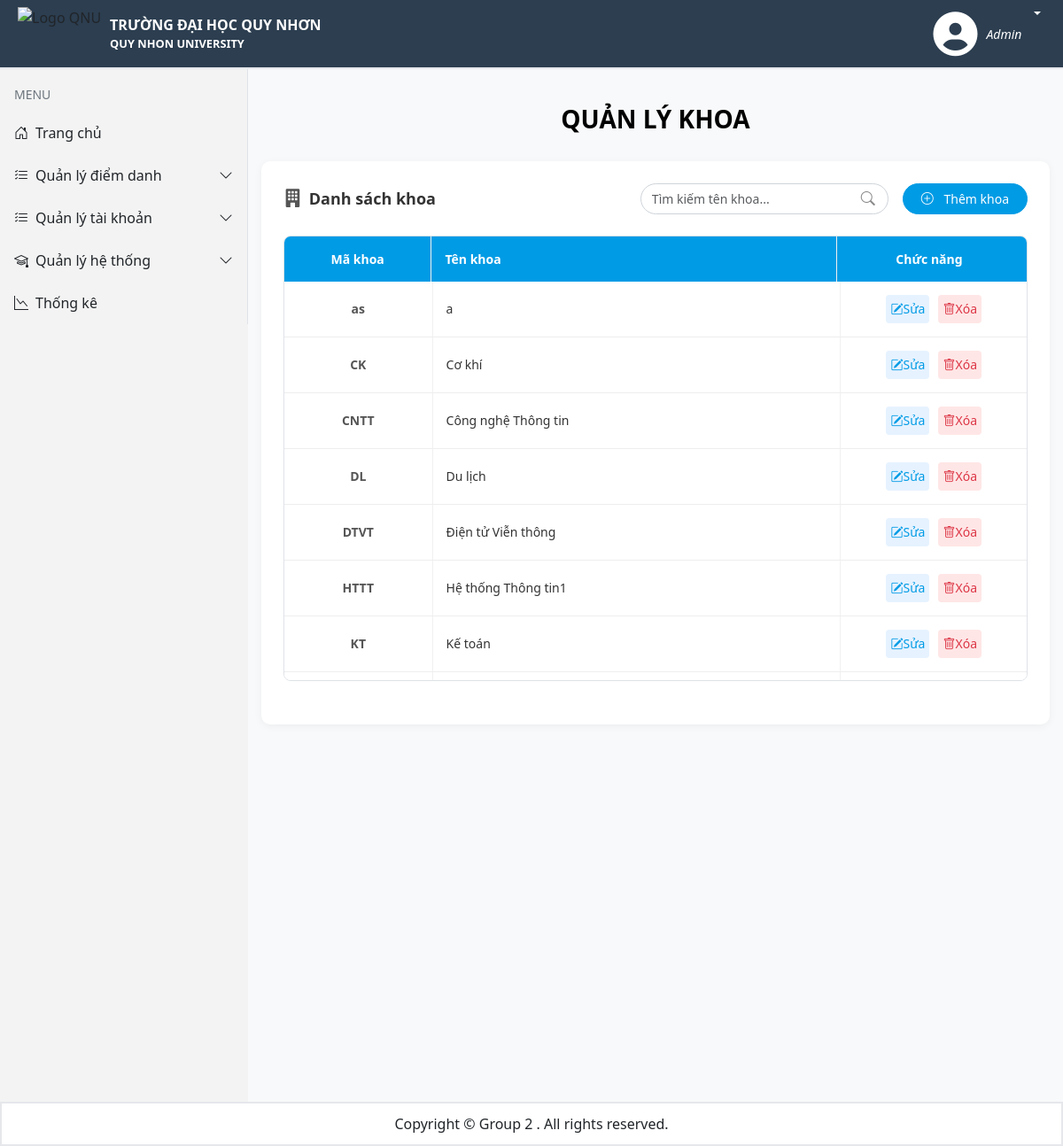
The app's page /Admin/QuanLyHeThong/Khoa (signed in) with its own data.
### tables this page shows
CREATE TABLE IF NOT EXISTS `khoa` (
  `MaKhoa` varchar(10) NOT NULL,
  `TenKhoa` varchar(100) NOT NULL,
  PRIMARY KEY (`MaKhoa`)
);

### app/Controllers/BaseController.php (called while the page is built, shortened)
<?php
require_once __DIR__ . '/../Models/Khoa.php';
require_once __DIR__ . '/../Config/database.php';
class BaseController
{
    protected function renderAdmin($title, $render,$data = [])
    {
        require_once __DIR__ . "/../Views/layout.php";
    }
}

### app/Controllers/AdminController.php (called while the page is built, shortened)
<?php
    require_once __DIR__ . '/BaseController.php';
    class AdminController extends BaseController
    {
        public function showQLKhoa()
        {
            $khoaModel = new Khoa();
            $search = isset($_GET['search']) ? $_GET['search'] : null;
            if(!is_null($search))
            {
                $listKhoa = $khoaModel->searchKhoa($search);
            }
            else
            {
                $listKhoa = $khoaModel->getAll();
            }
            $this->renderAdmin("Quản lý khoa", "QLKhoa.php", $listKhoa);
        }
    }
?>

### app/Models/Khoa.php (called while the page is built, shortened)
<?php
    class Khoa
    {
        private $conn = null;
        public function __construct()
        {
           require_once __DIR__ . "/../Config/database.php";
           $this->conn = Database::getConnection();
        }
        public function getAll()
        {
            $sql = "Select * from Khoa";
            $result = $this->conn->query($sql);
            $data = [];
            if($result->num_rows > 0)
            {
                while($rows = $result->fetch_assoc())
                {
                    $data[] = $rows;
                }
            }
            return $data;
        }
    }
?>

### app/Config/database.php (called while the page is built, shortened)
<?php
class Database
{
    private static $servername = "localhost";
    private static $username = "root";
    private static $password = "";
    private static $dbname = "diemdanhonline";
    private static $conn = null;
    public static function getConnection()
    {
        if (self::$conn === null) {
            self::$conn = new mysqli(self::$servername, self::$username, self::$password, self::$dbname);
        }
        return self::$conn;
    }
}
?>

### app/Views/Admin/QLKhoa.php (the view, shortened to what this page needs)
<!DOCTYPE html>
<html lang="vi">
<head>
    <link rel="stylesheet" href="public/assets/css/qlkhoa.css">
</head>
<body>
    <div class="page-container">
        <h1 class="main-page-title">QUẢN LÝ KHOA</h1>
        <div class="custom-card">
            <div class="toolbar-container mb-4">
                <div class="toolbar-left">
                    <div class="toolbar-title">
                        <i class="bi bi-building-fill me-2"></i> <span>Danh sách khoa</span>
                    </div>
                </div>
                <div class="toolbar-right d-flex align-items-center gap-3">
                    <form action="" method="GET" class="search-wrapper position-relative">
                        <input value="<?php echo isset($_GET['search']) ? $_GET['search'] : '' ?>" type="search" name="search" class="form-control search-input" placeholder="Tìm kiếm tên khoa...">
                        <i class="bi bi-search search-icon"></i>
                    </form>
                    <a href="Admin/QuanLyHeThong/Khoa/ThemKhoa" class="btn btn-primary btn-add">
                        <i class="bi bi-plus-circle me-2"></i>
                        Thêm khoa
                    </a>
                </div>
            </div>
            <div class="custom-table">
                <div class="table-header">
                    <div class="col-cell c-code">Mã khoa</div>
                    <div class="col-cell c-name">Tên khoa</div>
                    <div class="col-cell c-action">Chức năng</div>
                </div>
                <?php $listKhoa = $data; ?>
                <div class="table-body">
                    <?php foreach($listKhoa as $khoa): ?>
                    <div class="table-row">
                        <div class="col-cell c-code"><?php echo htmlspecialchars($khoa['MaKhoa']); ?></div>
                        <div class="col-cell c-name"><?php echo htmlspecialchars($khoa['TenKhoa']); ?></div>
                        <div class="col-cell c-action">
                            <a href="Admin/QuanLyHeThong/Khoa/SuaKhoa?KhoaID=<?php echo htmlspecialchars($khoa['MaKhoa']); ?>" class="btn-icon btn-edit" title="Sửa"><i class="bi bi-pencil-square"></i>Sửa </a>
                            <a onclick="return confirm('Bạn chắc chắn muốn xóa khoa này, mọi dữ liệu liên quan cũng sẽ bị xóa?')" href="Admin/QuanLyHeThong/Khoa/XoaKhoa?KhoaID=<?php echo htmlspecialchars($khoa['MaKhoa']); ?>" class="btn-icon btn-delete"  title="Xóa"><i class="bi bi-trash"></i>Xóa</a>
                        </div>
                    </div>
                    <?php endforeach; ?>
                </div>
            </div>
        </div>
    </div>
</body>
</html>

### public/assets/css/layout.css (style rules this page uses)
:root { --sidebars-color: #f3f3f3; --header-color: #2c3e50; }
* { padding: 0px; margin: 0px; box-sizing: border-box; }
body { background-color: #F6F8FB; overflow: hidden; }

### public/assets/css/qlkhoa.css (style rules this page uses)
.page-container { max-width: 1100px; margin: 40px auto; padding: 0 15px; }
.main-page-title { text-align: center; font-weight: 700; font-size: 28px; margin-bottom: 30px; text-transform: uppercase; color: #000; }
.custom-card { background-color: #fff; border-radius: 10px; box-shadow: 0 2px 10px rgba(0,0,0,0.05); padding: 25px; }
.toolbar-container { display: flex; justify-content: space-between; align-items: center; flex-wrap: wrap; gap: 15px; }
.toolbar-title { font-weight: 600; font-size: 18px; color: #333; display: flex; align-items: center; }
.toolbar-title i { font-size: 1.3rem; color: #555; }
.search-wrapper { width: 280px; }
.search-input { border-radius: 50px; padding-right: 40px; border: 1px solid #ced4da; font-size: 14px; }
.search-icon { position: absolute; right: 15px; top: 50%; transform: translateY(-50%); color: #888; cursor: pointer; }
.btn-add { background-color: #009be5; border-color: #009be5; border-radius: 20px; padding: 6px 20px; font-weight: 500; font-size: 14px; white-space: nowrap; }
.custom-table { width: 100%; border: 1px solid #dee2e6; border-radius: 8px; overflow: hidden; background-color: #fff; }
.table-header { display: flex; background-color: #009be5; color: #fff; font-weight: 600; font-size: 15px; padding-right: 6px; }
.table-header .col-cell { color: white; text-align: center; }
.table-body { display: block; max-height: 450px; overflow-y: auto; overflow-x: hidden; width: 100%; }
.table-row { display: flex; border-bottom: 1px solid #eee; background-color: #fff; align-items: stretch; transition: background-color 0.2s; }
.col-cell { padding: 15px 15px; display: flex; align-items: center; font-size: 14px; color: #333; white-space: normal; word-break: break-word; }
.c-code { flex: 0 0 20%; justify-content: center; font-weight: 600; color: #555; border-right: 1px solid #f0f0f0; }
.c-name { flex: 0 0 55%; justify-content: flex-start; border-right: 1px solid #f0f0f0; }
.c-action { flex: 0 0 25%; justify-content: center; }
.btn-icon { width: auto; padding: 0px 5px; text-decoration: none; height: 32px; border-radius: 4px; border: none; display: flex; justify-content: center; align-items: center; margin: 0 5px; cursor: pointer; transition: all 0.2s; }
.btn-edit { background-color: #e6f2ff; color: #009be5; }
.btn-delete { background-color: #ffe6e6; color: #dc3545; }

### app/Views/partials/menubar.php (style rules this page uses)
:root { --sidebar-width: 280px; }
body { background:#f8f9fa; }

### records on screen
khoa: MaKhoa "as", TenKhoa "a"
khoa: MaKhoa "CK", TenKhoa "Cơ khí"
khoa: MaKhoa "CNTT", TenKhoa "Công nghệ Thông tin"
khoa: MaKhoa "DL", TenKhoa "Du lịch"
khoa: MaKhoa "DTVT", TenKhoa "Điện tử Viễn thông"
khoa: MaKhoa "HTTT", TenKhoa "Hệ thống Thông tin1"
khoa: MaKhoa "KT", TenKhoa "Kế toán"
